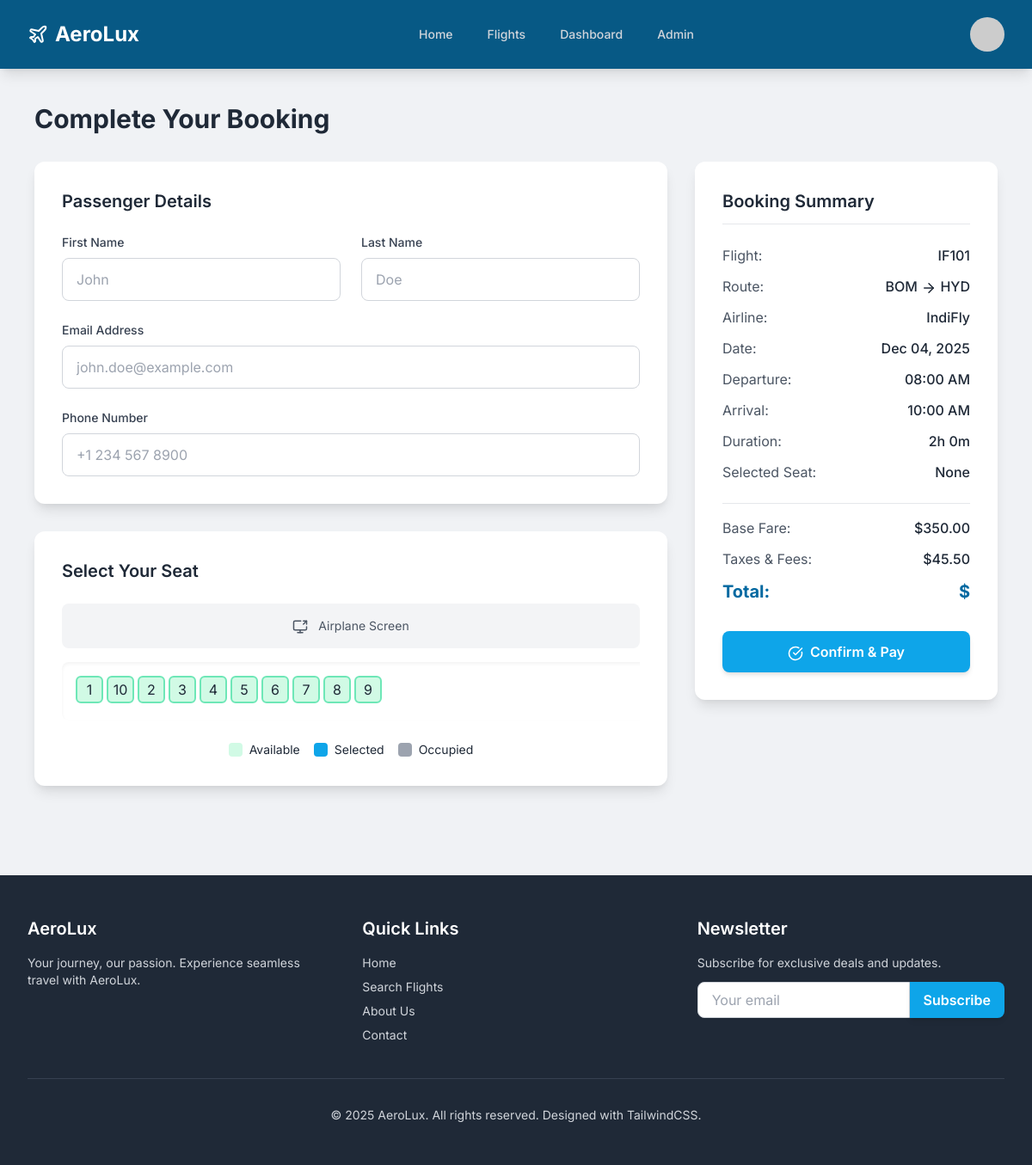
The page /booking/1/ (signed in) on the database as committed earlier.
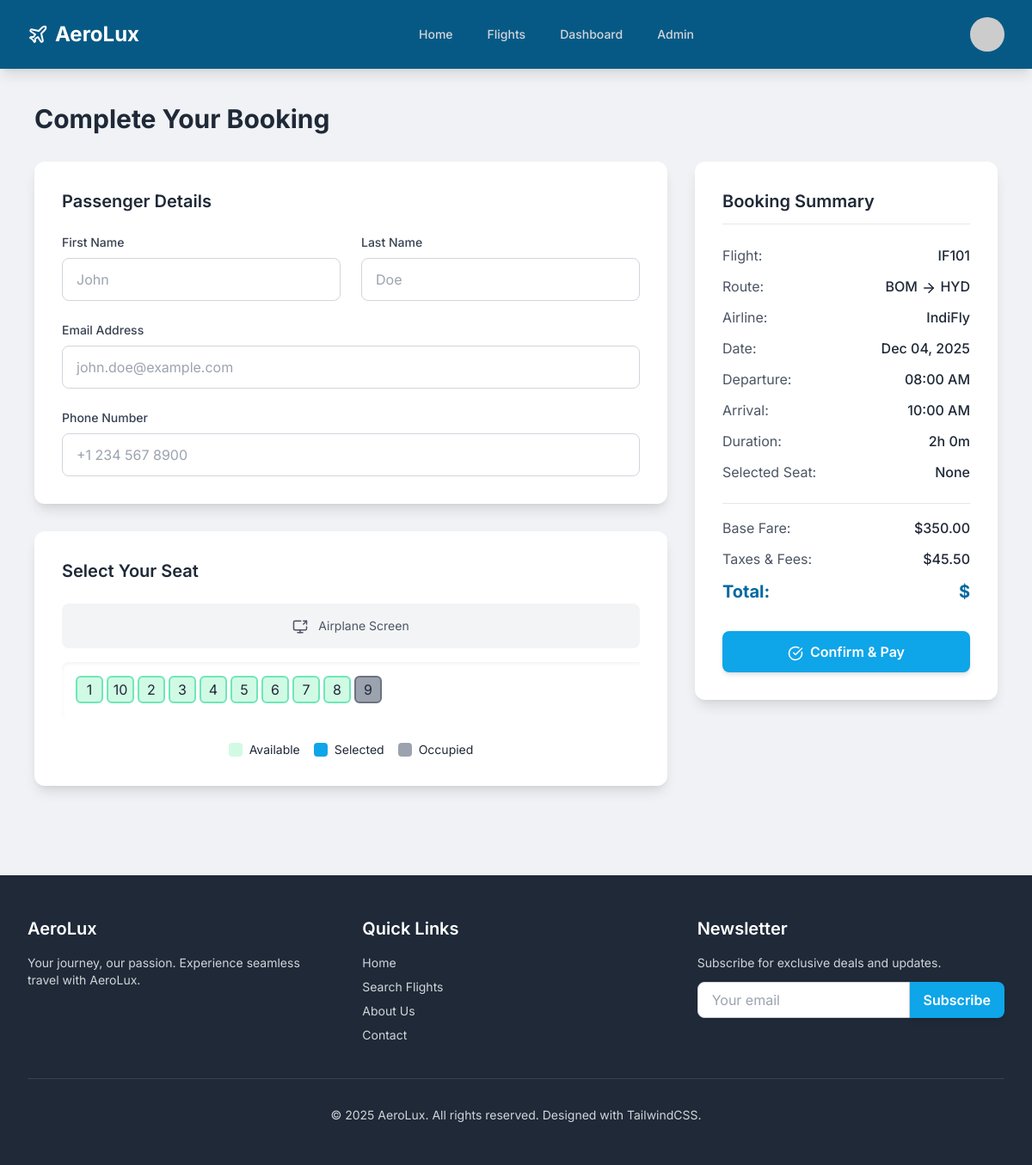
The same page on the database as committed later.
### flights/models.py (models this page shows, shortened)
class Seat(models.Model):
    SEAT_STATUS = (
        ('available', 'Available'),
        ('occupied', 'Occupied'),
        ('selected', 'Selected'),
    )
    flight = models.ForeignKey(Flight, on_delete=models.CASCADE, related_name='seats')
    seat_number = models.CharField(max_length=5)
    status = models.CharField(max_length=10, choices=SEAT_STATUS, default='available')
    class Meta:
        unique_together = ('flight', 'seat_number')

class Flight(models.Model):
    airline = models.ForeignKey(Airline, on_delete=models.CASCADE)
    flight_number = models.CharField(max_length=20, unique=True)
    origin = models.ForeignKey(Airport, on_delete=models.CASCADE, related_name='departures')
    destination = models.ForeignKey(Airport, on_delete=models.CASCADE, related_name='arrivals')
    departure_time = models.DateTimeField()
    arrival_time = models.DateTimeField()
    base_price = models.DecimalField(max_digits=10, decimal_places=2, validators=[MinValueValidator(Decimal('0.01'))])
    available_seats = models.IntegerField(validators=[MinValueValidator(0)])
    total_seats = models.IntegerField(validators=[MinValueValidator(1)])
    class Meta:
        ordering = ['departure_time']
    @property
    def duration(self):
        delta = self.arrival_time - self.departure_time
        hours = delta.seconds // 3600
        minutes = (delta.seconds % 3600) // 60
        return f"{hours}h {minutes}m"

class Airport(models.Model):
    name = models.CharField(max_length=200)
    city = models.CharField(max_length=100)
    country = models.CharField(max_length=100)
    code = models.CharField(max_length=10, unique=True)

class Airline(models.Model):
    name = models.CharField(max_length=100)
    code = models.CharField(max_length=10, unique=True)
    logo = models.ImageField(upload_to='airline_logos/', blank=True, null=True)

### flights/views.py (the view)
# urls.py: path('booking/<int:flight_id>/', views.booking_page, name='booking_page'),
@login_required
def booking_page(request, flight_id):
    flight = get_object_or_404(Flight, id=flight_id)
    seats = Seat.objects.filter(flight=flight).order_by('seat_number')
    if request.method == 'POST':
        form = BookingForm(request.POST)
        seat_number = request.POST.get('seat_number')
        if form.is_valid() and seat_number:
            seat = get_object_or_404(Seat, flight=flight, seat_number=seat_number, status='available')
            booking = form.save(commit=False)
            booking.user = request.user
            booking.flight = flight
            booking.seat = seat
            booking.total_price = flight.base_price + Decimal('45.50')
            booking.status = 'confirmed'
            booking.save()
            seat.status = 'occupied'
            seat.save()
            flight.available_seats -= 1
            flight.save()
            return redirect('dashboard')
    else:
        form = BookingForm()
    context = {
        'flight': flight,
        'seats': seats,
        'form': form,
        'page': 'booking'
    }
    return render(request, 'booking.html', context)

### flights/templates/booking.html (shortened to what this page needs)
{% extends 'base.html' %}
{% load static %}
{% block content %}
<section id="booking" class="page-section p-6 md:p-10">
    <div class="max-w-6xl mx-auto">
        <h2 class="text-3xl font-bold text-gray-800 mb-8">Complete Your Booking</h2>
        <form method="post" id="bookingForm">
            <div class="grid lg:grid-cols-3 gap-8">
                <div class="lg:col-span-2 space-y-8">
                    <div class="card-custom p-6 md:p-8">
                        <h3 class="text-xl font-semibold mb-6">Passenger Details</h3>
                        <div class="space-y-6">
                            <div class="grid md:grid-cols-2 gap-6">
                                <div>
                                    <label for="firstName" class="form-label-custom">First Name</label>
                                    {{ form.passenger_first_name }}
                                </div>
                                <div>
                                    <label for="lastName" class="form-label-custom">Last Name</label>
                                    {{ form.passenger_last_name }}
                                </div>
                            </div>
                            <div>
                                <label for="email" class="form-label-custom">Email Address</label>
                                {{ form.passenger_email }}
                            </div>
                            <div>
                                <label for="phone" class="form-label-custom">Phone Number</label>
                                {{ form.passenger_phone }}
                            </div>
                        </div>
                    </div>
                    <div class="card-custom p-6 md:p-8">
                        <h3 class="text-xl font-semibold mb-6">Select Your Seat</h3>
                        <div class="bg-gray-100 p-4 rounded-lg mb-4 text-center text-sm text-gray-600">
                            <i data-lucide="screen-share" class="inline-block mr-2 lucide-sm"></i> Airplane Screen
                        </div>
                        <div class="overflow-x-auto">
                            <div id="seatMapContainer" class="grid grid-cols-10 gap-1 md:gap-2 mx-auto w-max p-2 md:p-4 bg-white rounded-lg shadow-inner">
    {% for row_letter in "ABCDEFGHIJ" %}
        <div class="flex space-x-1 mb-1">
            {% for seat in seats %}
                {% if seat.seat_number|slice:":1" == row_letter %}
                    <div class="seat-base seat-{{ seat.status }} w-8 h-8 cursor-pointer"
                         data-seat="{{ seat.seat_number }}"
                         data-status="{{ seat.status }}">
                        {{ seat.seat_number|slice:"1:" }}
                    </div>
                {% endif %}
            {% endfor %}
        </div>
    {% endfor %}
</div>
                        </div>
                        <div class="flex justify-center space-x-4 mt-6 text-sm">
                            <div class="flex items-center"><div class="w-4 h-4 seat-available rounded mr-2"></div> Available</div>
                            <div class="flex items-center"><div class="w-4 h-4 seat-selected rounded mr-2"></div> Selected</div>
                            <div class="flex items-center"><div class="w-4 h-4 seat-occupied rounded mr-2"></div> Occupied</div>
                        </div>
                    </div>
                </div>
                <aside class="lg:col-span-1">
                    <div class="card-custom p-6 md:p-8 sticky top-24">
                        <h3 class="text-xl font-semibold mb-6 border-b pb-3">Booking Summary</h3>
                        <div class="space-y-3 mb-6">
                            <div class="flex justify-between">
                                <span class="text-gray-600">Flight:</span>
                                <span class="font-medium">{{ flight.flight_number }}</span>
                            </div>
                            <div class="flex justify-between">
                                <span class="text-gray-600">Route:</span>
                                <span class="font-medium">{{ flight.origin.code }} <i data-lucide="arrow-right" class="inline-block lucide-sm"></i> {{ flight.destination.code }}</span>
                            </div>
                            <div class="flex justify-between">
                                <span class="text-gray-600">Airline:</span>
                                <span class="font-medium">{{ flight.airline.name }}</span>
                            </div>
                            <div class="flex justify-between">
                                <span class="text-gray-600">Date:</span>
                                <span class="font-medium">{{ flight.departure_time|date:"M d, Y" }}</span>
                            </div>
                            <div class="flex justify-between">
                                <span class="text-gray-600">Departure:</span>
                                <span class="font-medium">{{ flight.departure_time|date:"h:i A" }}</span>
                            </div>
                            <div class="flex justify-between">
                                <span class="text-gray-600">Arrival:</span>
                                <span class="font-medium">{{ flight.arrival_time|date:"h:i A" }}</span>
                            </div>
                            <div class="flex justify-between">
                                <span class="text-gray-600">Duration:</span>
                                <span class="font-medium">{{ flight.duration }}</span>
                            </div>
                            <div class="flex justify-between">
                                <span class="text-gray-600">Selected Seat:</span>
                                <span class="font-medium" id="selectedSeatDisplay">None</span>
                            </div>
                        </div>
                        <div class="border-t pt-4 space-y-3">
                            <div class="flex justify-between">
                                <span class="text-gray-600">Base Fare:</span>
                                <span class="font-medium">${{ flight.base_price }}</span>
                            </div>
                            <div class="flex justify-between">
                                <span class="text-gray-600">Taxes & Fees:</span>
                                <span class="font-medium">$45.50</span>
                            </div>
                            <div class="flex justify-between text-xl font-bold text-sky-700">
                                <span>Total:</span>
                                <span>${{ flight.base_price|add:"45.50" }}</span>
                            </div>
                        </div>
                        <button type="submit" id="confirmBookingButton" class="btn-custom btn-primary-custom w-full mt-8">
                            <i data-lucide="check-circle" class="inline-block mr-1 lucide-sm"></i> Confirm & Pay
                        </button>
                    </div>
                </aside>
            </div>
        </form>
    </div>
</section>
{% endblock %}

### flights/templates/base.html (shortened to what this page needs)
{% load static %}
<!DOCTYPE html>
<html lang="en">
<head>
    <script src="https://cdn.tailwindcss.com"></script>
     <link rel="stylesheet" href="{% static 'style.css' %}">
</head>
<body class="text-gray-800">
    <nav class="bg-sky-800 shadow-lg sticky top-0 z-40">
        <div class="max-w-7xl mx-auto px-4 sm:px-6 lg:px-8">
            <div class="flex items-center justify-between h-20">
                <div class="flex items-center">
                    <a href="{% url 'home' %}" class="flex-shrink-0 text-white text-2xl font-bold flex items-center">
                        <i data-lucide="plane" class="mr-2"></i>
                        AeroLux
                    </a>
                </div>
                <div class="hidden md:block">
                    <div class="ml-10 flex items-baseline space-x-4">
                        <a href="{% url 'home' %}" class="nav-link-custom {% if page == 'home' %}nav-link-active-custom{% endif %}" >Home</a>
                        <a href="{% url 'search_flights' %}" class="nav-link-custom {% if page == 'searchResults' %}nav-link-active-custom{% endif %}" >Flights</a>
                        {% if user.is_authenticated %}
                        <a href="{% url 'dashboard' %}" class="nav-link-custom {% if page == 'dashboard' %}nav-link-active-custom{% endif %}">Dashboard</a>
                        {% if user.is_staff %}
                        <a href="{% url 'admin:index' %}" class="nav-link-custom">Admin</a>
                        {% endif %}
                        {% endif %}
                    </div>
                </div>
                <div class="hidden md:block">
                    <div class="ml-4 flex items-center md:ml-6">
                        {% if user.is_authenticated %}
                        <div class="ml-3 relative" id="userProfileDropdownContainer">
                            <div>
                                <button type="button" class="max-w-xs bg-sky-700 rounded-full flex items-center text-sm focus:outline-none focus:ring-2 focus:ring-offset-2 focus:ring-offset-sky-800 focus:ring-white" id="user-menu-button" aria-expanded="false" aria-haspopup="true">
                                    <img class="h-10 w-10 rounded-full" src="https://placehold.co/100x100/E2E8F0/94A3B8?text={{ user.username|slice:':1'|upper }}" alt="User Profile">
                                </button>
                            </div>
                        </div>
                        {% else %}
                        <a href="/login" class="nav-link-custom flex items-center">
                            <i data-lucide="log-in" class="mr-1 lucide-sm"></i> Login
                        </a>
                        {% endif %}
                    </div>
                </div>
            </div>
        </div>
    </nav>
    <main id="mainContent" class="pb-16">
        {% block content %}
        {% endblock %}
    </main>
    <footer class="bg-gray-800 text-gray-300 py-12">
        <div class="max-w-7xl mx-auto px-4 sm:px-6 lg:px-8">
            <div class="grid grid-cols-1 md:grid-cols-3 gap-8">
                <div>
                    <h3 class="text-xl font-semibold text-white mb-4">AeroLux</h3>
                    <p class="text-sm">Your journey, our passion. Experience seamless travel with AeroLux.</p>
                </div>
                <div>
                    <h3 class="text-xl font-semibold text-white mb-4">Quick Links</h3>
                    <ul class="space-y-2 text-sm">
                        <li><a href="{% url 'home' %}" class="hover:text-sky-400 transition-colors">Home</a></li>
                        <li><a href="{% url 'search_flights' %}" class="hover:text-sky-400 transition-colors">Search Flights</a></li>
                        <li><a href="#" class="hover:text-sky-400 transition-colors">About Us</a></li>
                        <li><a href="#" class="hover:text-sky-400 transition-colors">Contact</a></li>
                    </ul>
                </div>
                <div>
                    <h3 class="text-xl font-semibold text-white mb-4">Newsletter</h3>
                    <p class="text-sm mb-3">Subscribe for exclusive deals and updates.</p>
                    <form class="flex">
                        <input type="email" placeholder="Your email" class="input-field-custom !rounded-r-none !py-2 text-gray-800">
                        <button type="submit" class="btn-custom btn-primary-custom !rounded-l-none !py-2 !px-4">Subscribe</button>
                    </form>
                </div>
            </div>
            <div class="mt-10 border-t border-gray-700 pt-8 text-center text-sm">
                <p>&copy; <span id="currentYear"></span> AeroLux. All rights reserved. Designed with TailwindCSS.</p>
            </div>
        </div>
    </footer>
</body>
</html>

Rows that differ between the two databases and show on the page:
changed Seat (number 10 of 10 on the later page): status "available" → "occupied" (drawn)
